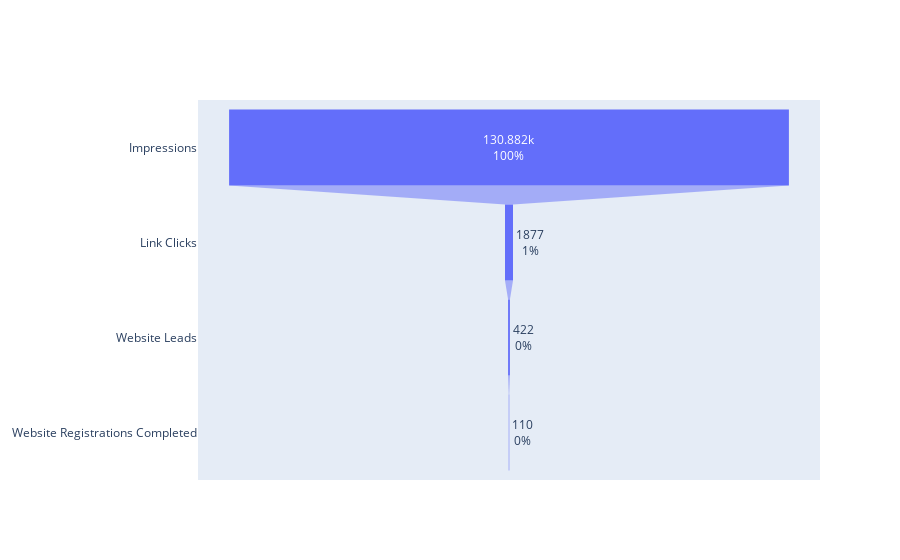

Notebook code cell kept with this figure:
### Code cell
import plotly.express as px
from plotly import graph_objects as go
fig = go.Figure(go.Funnel(x=data.values, y=data.index, textinfo = "value+percent initial"))
fig.show()

### Figure 1 — Plotly figure (JSON) as saved in the notebook; plotly's stock layout.template omitted (floating-point values rounded to 4 significant figures)
{"data": [{"textinfo": "value+percent initial", "type": "funnel", "x": [130882, 1877, 422, 110], "y": ["Impressions", "Link Clicks", "Website Leads", "Website Registrations Completed"]}], "layout": {}}
